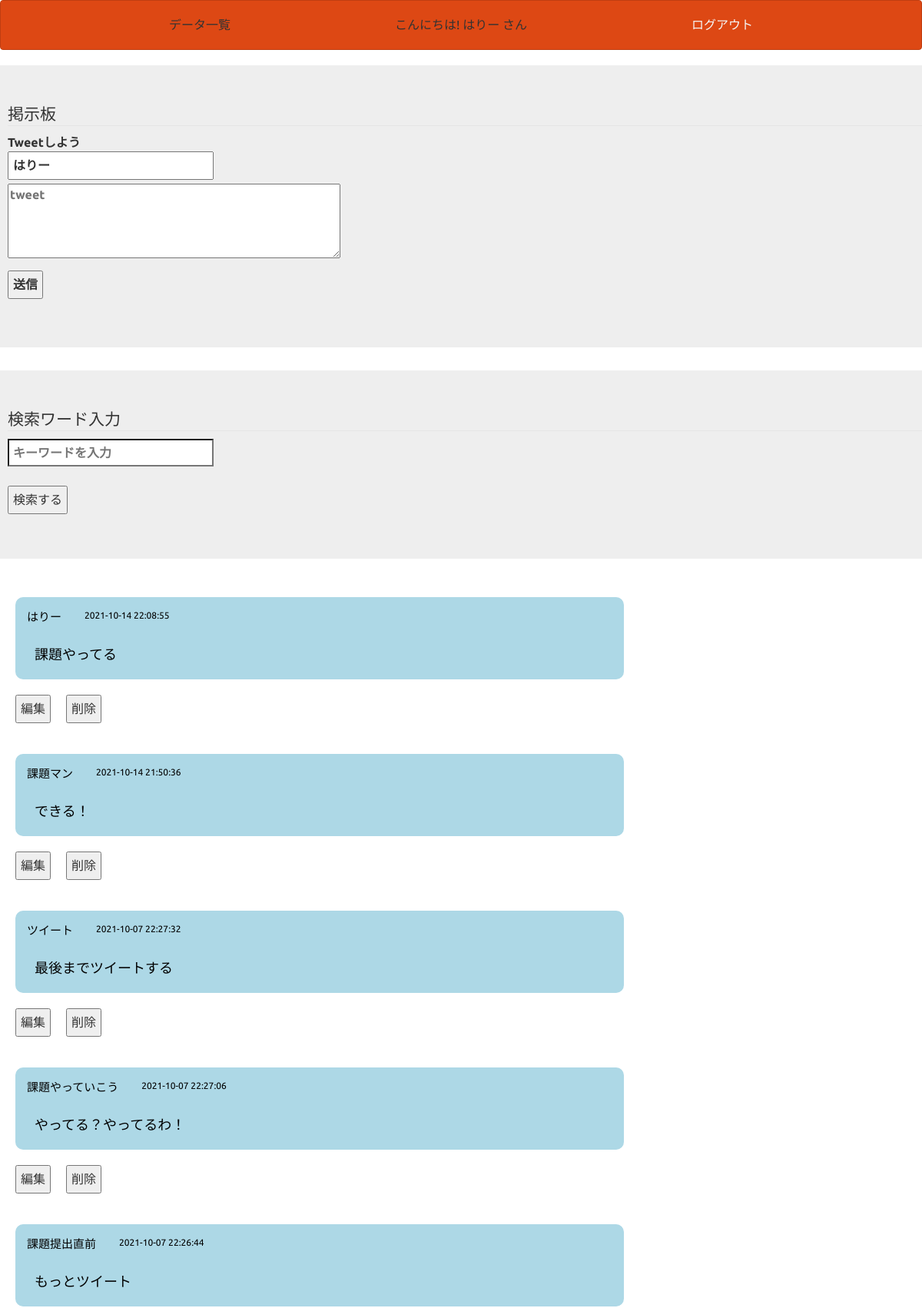
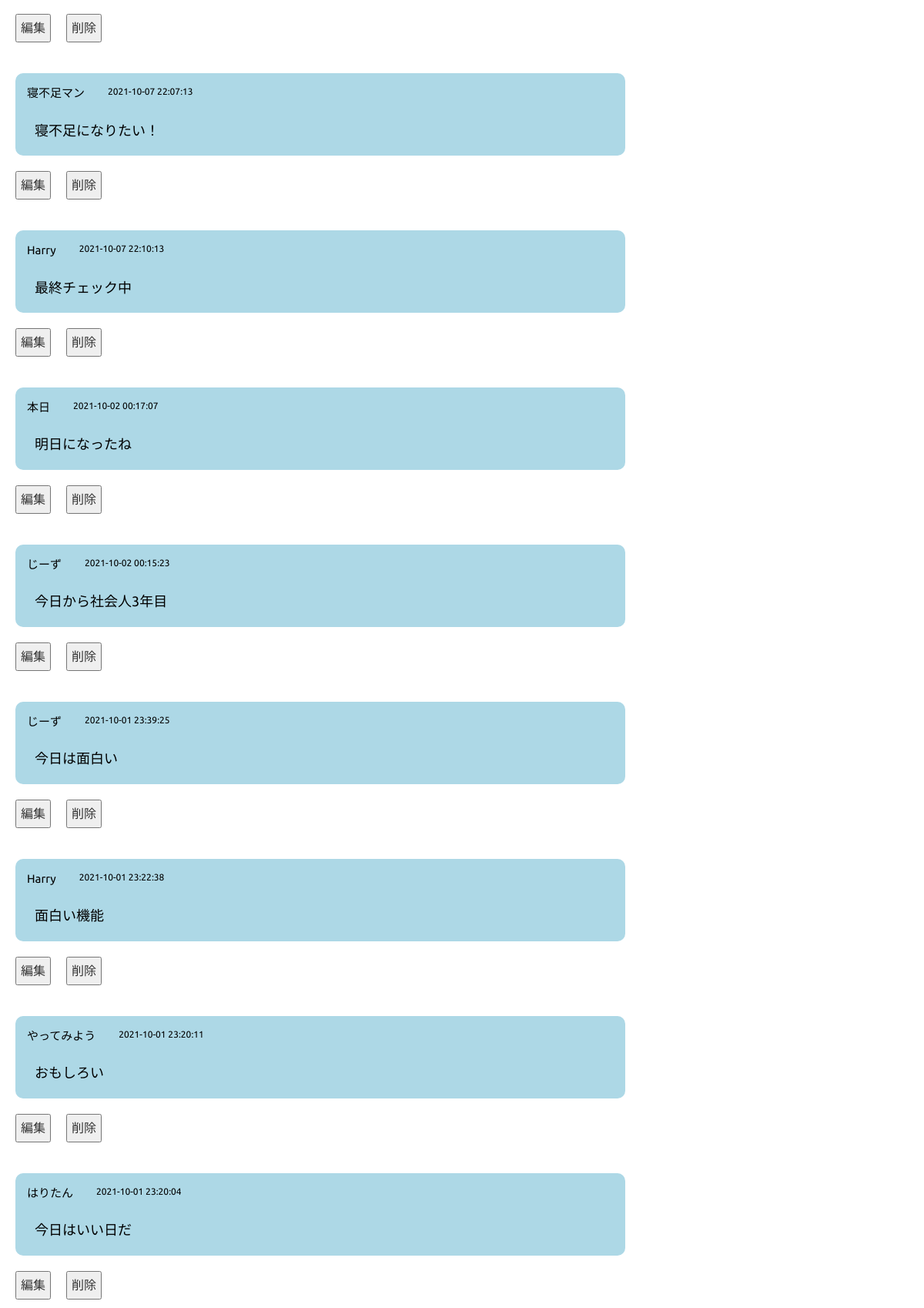
Screenshot of /assignment_2/index.php (signed in, upper part) with the database file from the repository (2 pictures, top to bottom).
### tables this page shows
CREATE TABLE `Tweet` (
  `id` int(12) NOT NULL,
  `username` varchar(64) NOT NULL,
  `content` text NOT NULL,
  `date` datetime NOT NULL
);

### assignment_2/funcs.php (called while the page is built, shortened)
<?php
function h($str){
    return htmlspecialchars($str, ENT_QUOTES);
};

### assignment_2/index.php (the view, shortened to what this page needs)
<!DOCTYPE html>
<html lang="ja">
<?php
$name = $_SESSION['name'];
require_once("funcs.php");
?>
<head>
    <link href="css/bootstrap.min.css" rel="stylesheet">
</head>
<body>
    <header>
        <nav class="navbar navbar-default">
            <div class="container-fluid bar">
                <div class="navbar-header">データ一覧</div>
                <div class="navbar-header">こんにちは! <?= $name ?> さん</div>
                <div class="navbar-header"><a class = "logout" href="logout.php">ログアウト</a></div>
            </div>
        </nav>
    </header>
    <form method="post" action="tweet.php">
        <div class="jumbotron">
            <fieldset>
                <legend class="word">掲示板</legend>
                <label>
                    <label class="word">Tweetしよう <br>
                        <input type="text" name="name" value="<?= $name ?>" class="tweet_name"><br>
                        <textarea name="content" rows="4" cols="40" placeholder="tweet"></textarea></label><br>
                    <input type="submit" value="送信">
            </fieldset>
        </div>
    </form>
    <form method="get" action="search.php">
        <div class="jumbotron">
            <fieldset>
                <legend class="word">検索ワード入力</legend>
                <label><input type="search" name="key" placeholder="キーワードを入力"></label><br>
                <input type="submit" value="検索する">
            </fieldset>
        </div>
    </form>
<?php
$pdo = db_conn();
$stmt = $pdo->prepare("SELECT * FROM tweet ORDER BY id DESC");
$status = $stmt->execute();
$view = "";
if ($status == false) {
    $error = $stmt->errorInfo();
    exit("ErrorQuery:" . $error[2]);
} else {
    while ($result = $stmt->fetch(PDO::FETCH_ASSOC)) {
        $view .= "<div class='wrapper'>";
        $view .= "<div class='tweet'>";
        $view .= "<div class='namedate'><p class='username'>" . h($result['username']) . "</p>";
        $view .= "<p class='date'>" . h($result['date']) . "</p></div>";
        $view .= "<p class='content'>" . h($result['content']) . "</p>";
        $view .= "</div>";
        $view .= '<input type="button" value ="編集" class="edit" id="' . $result['id'] .'">';
        $view .= '</input>';
        $view .= '<input type="button" value ="削除" class="confirm" id="' . $result['id'] .'">';
        $view .= '</input>';
        $view .= "</div>";
    };
};
print($view);
?>
</body>
</html>

### assignment_2/index.php (style rules this page uses)
div { padding: 10px; font-size: 16px; }
input:not(.tweet_name) { margin:10px; }
input { padding: 5px; }
textarea { margin:5px 0 0 0; }
.logout { color: whitesmoke; }
.bar { display:flex; justify-content: space-between; }
.wrapper { display:flex; justify-content: left; align-items:center; padding:0px; }
.word { margin:10px 0 0 10px; }
.tweet { background-color: lightblue; width: 66vw; border-radius: 10px; margin: 10px; padding: 5px 5px 5px 5px; }
.namedate { display: flex; }
.username { font-size: 15px; color: black; padding: 0 20px 0 0; }
.content { font-size: 18px; font-size: bold; color: black; padding: 5px 0 5px 20px; }
.date { font-size: 12px; color: black; padding: 0 0 0 10px; }

### rows the page displays
tweet: username "はりー", date "2021-10-14 22:08:55", content "課題やってる"
tweet: username "課題マン", date "2021-10-14 21:50:36", content "できる！"
tweet: username "ツイート", date "2021-10-07 22:27:32", content "最後までツイートする"
tweet: username "課題やっていこう", date "2021-10-07 22:27:06", content "やってる？やってるわ！"
tweet: username "課題提出直前", date "2021-10-07 22:26:44", content "もっとツイート"
tweet: username "寝不足マン", date "2021-10-07 22:07:13", content "寝不足になりたい！"
tweet: username "Harry", date "2021-10-07 22:10:13", content "最終チェック中"
tweet: username "本日", date "2021-10-02 00:17:07", content "明日になったね"
tweet: username "じーず", date "2021-10-02 00:15:23", content "今日から社会人3年目"
tweet: username "じーず", date "2021-10-01 23:39:25", content "今日は面白い"
tweet: username "Harry", date "2021-10-01 23:22:38", content "面白い機能"
tweet: username "やってみよう", date "2021-10-01 23:20:11", content "おもしろい"
tweet: username "はりたん", date "2021-10-01 23:20:04", content "今日はいい日だ"

### other values shown
$name "はりー"
